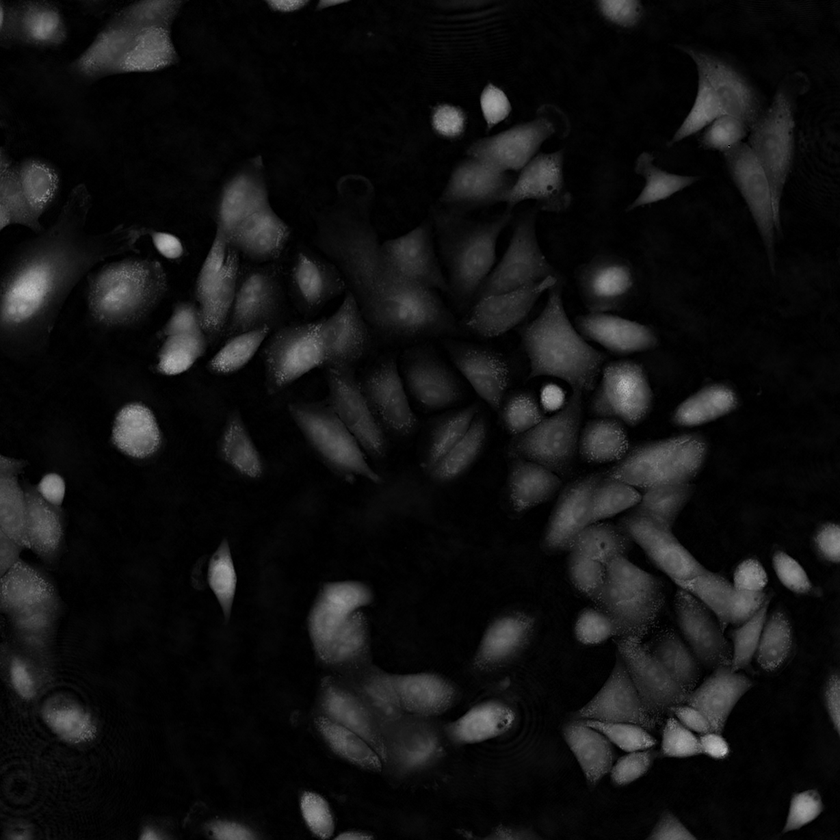
#> input picture pre-trained model/Test/E11_11-1.ome_8bit.tif, 840 x 840 px, shrunk from 1228 x 1228 before the run; its folder holds only this picture in this run
$ jupyter execute --allow-errors pre-trained_execution.ipynb
#> lines starting #> are read from the running program, lines starting #| are printed output that depends on the picture; after the words box and inside, x2 and y2 are one past the last pixel; in counts of white or black regions, pixels touching at a corner belong together
#> further down, a is the input picture: shape (840, 840, 3); min 0, max 196, mean 17.7
[cell 1]
import pandas as pd
import numpy as np
import cv2
import numpy as np
from matplotlib import pyplot as plt
from scipy import ndimage
from skimage import measure, color, io
# to read multiple images
import glob

[cell 2]
def img2layered(image):

    import pandas as pd
    import numpy as np
    import cv2
    import numpy as np
    from matplotlib import pyplot as plt
    from scipy import ndimage
    from skimage import measure, color, io
    # to read multiple images
    import glob

    #img = cv2.imread(image)

    #Extract only blue channel as DAPI / nuclear (blue) staining is the best
    #channel to perform cell count.
    cells=img[:,:,0]  #Blue channel. Image equivalent to grey image.

    pixels_to_um = 0.454 # 1 pixel = 454 nm (got this from the metadata of original image)

    #Threshold image to binary using OTSU. ALl thresholded pixels will be set to 255
    ret1, thresh = cv2.threshold(cells, 0, 255, cv2.THRESH_BINARY+cv2.THRESH_OTSU)
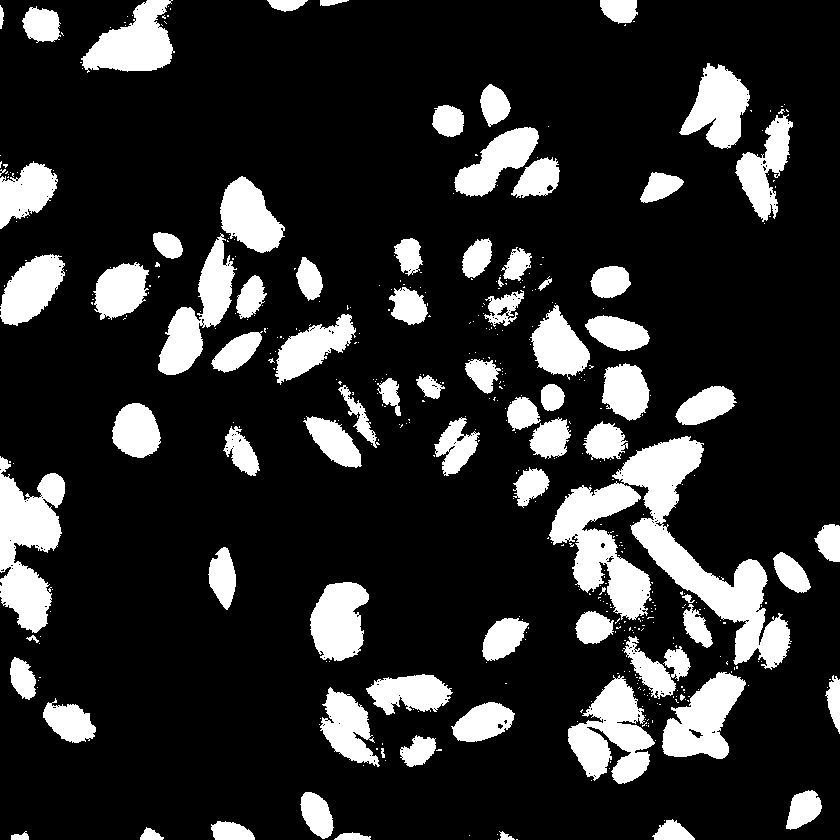
#> thresh: shape (840, 840); 17.7% white; 456 white regions (376 under 20 px), largest, box (x1, y1, x2, y2) and area: (549, 436, 792, 670) 17815, (0, 456, 65, 633) 6673, (568, 675, 655, 784) 5191
#> ret1 = 37


    # Morphological operations to remove small noise - opening
    #To remove holes we can use closing
    kernel = np.ones((3,3),np.uint8)
    opening = cv2.morphologyEx(thresh,cv2.MORPH_OPEN,kernel, iterations = 2)
#> opening: shape (840, 840); 16.7% white; 86 white regions, largest, box (x1, y1, x2, y2) and area: (632, 519, 790, 667) 7132, (0, 473, 65, 632) 6319, (550, 484, 639, 590) 4400

    from skimage.segmentation import clear_border
    opening = clear_border(opening) #Remove edge touching grains
#> opening: shape (840, 840); 14.3% white; 70 white regions, largest, box (x1, y1, x2, y2) and area: (632, 519, 790, 667) 7132, (550, 484, 639, 590) 4400, (568, 679, 653, 776) 4105
    #Check the total regions found before and after applying this.

    #Now we know that the regions at the center of cells is for sure cells
    #The region far away is background.
    #We need to extract sure regions. For that we can use erode.
    #But we have cells touching, so erode alone will not work.
    #To separate touching objects, the best approach would be distance transform and then thresholding.

    # let us start by identifying sure background area
    # dilating pixes a few times increases cell boundary to background.
    # This way whatever is remaining for sure will be background.
    #The area in between sure background and foreground is our ambiguous area.
    #Watershed should find this area for us.
    sure_bg = cv2.dilate(opening,kernel,iterations=5)
#> sure_bg: shape (840, 840); 24% white; 38 white regions, largest, box (x1, y1, x2, y2) and area: (545, 359, 815, 788) 51855, (153, 172, 288, 380) 14547, (502, 304, 654, 462) 10671

    #cv2.imshow('Sure Background', sure_bg)
    #cv2.waitKey(0)

    # Finding sure foreground area using distance transform and thresholding
    #intensities of the points inside the foreground regions are changed to
    #distance their respective distances from the closest 0 value (boundary).
    #https://www.tutorialspoint.com/opencv/opencv_distance_transformation.htm
    dist_transform = cv2.distanceTransform(opening,cv2.DIST_L2,5)


    #Let us threshold the dist transform by starting at 1/2 its max value.
    #print(dist_transform.max()) gives about 21.9
    ret2, sure_fg = cv2.threshold(dist_transform,0.25*dist_transform.max(),255,0)
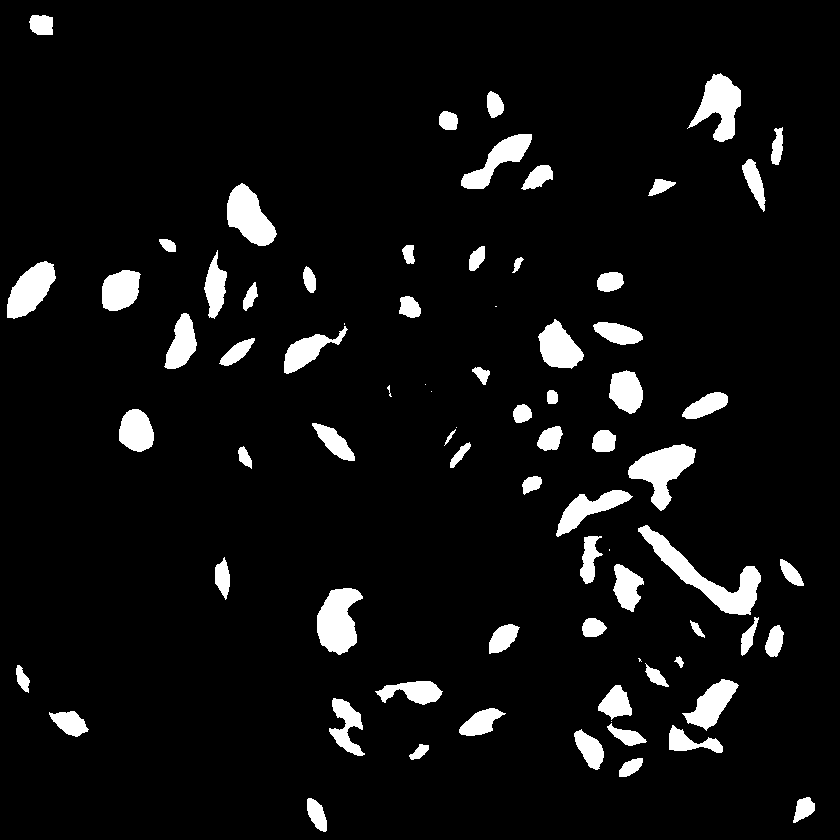
#> sure_fg: shape (840, 840) float32; 6.5% white; 77 white regions (8 under 20 px), largest, box (x1, y1, x2, y2) and area: (638, 525, 761, 615) 2849, (628, 444, 696, 511) 2129, (317, 588, 363, 655) 2077
#> ret2 = 6.19

    #Later you realize that 0.25* max value will not separate the cells well.
    #High value like 0.7 will not recognize some cells. 0.5 seems to be a good compromize

    # Unknown ambiguous region is nothing but bkground - foreground
    sure_fg = np.uint8(sure_fg)
    #cv2.imshow('Sure fg', sure_fg)
    #cv2.waitKey(0)
    unknown = cv2.subtract(sure_bg,sure_fg)
#> unknown: shape (840, 840); 17.5% white; 38 white regions, largest, box (x1, y1, x2, y2) and area: (545, 359, 815, 788) 36442, (153, 172, 288, 380) 9996, (502, 304, 654, 462) 7627

    #Now we create a marker and label the regions inside.
    # For sure regions, both foreground and background will be labeled with positive numbers.
    # Unknown regions will be labeled 0.
    #For markers let us use ConnectedComponents.
    ret3, markers = cv2.connectedComponents(sure_fg)
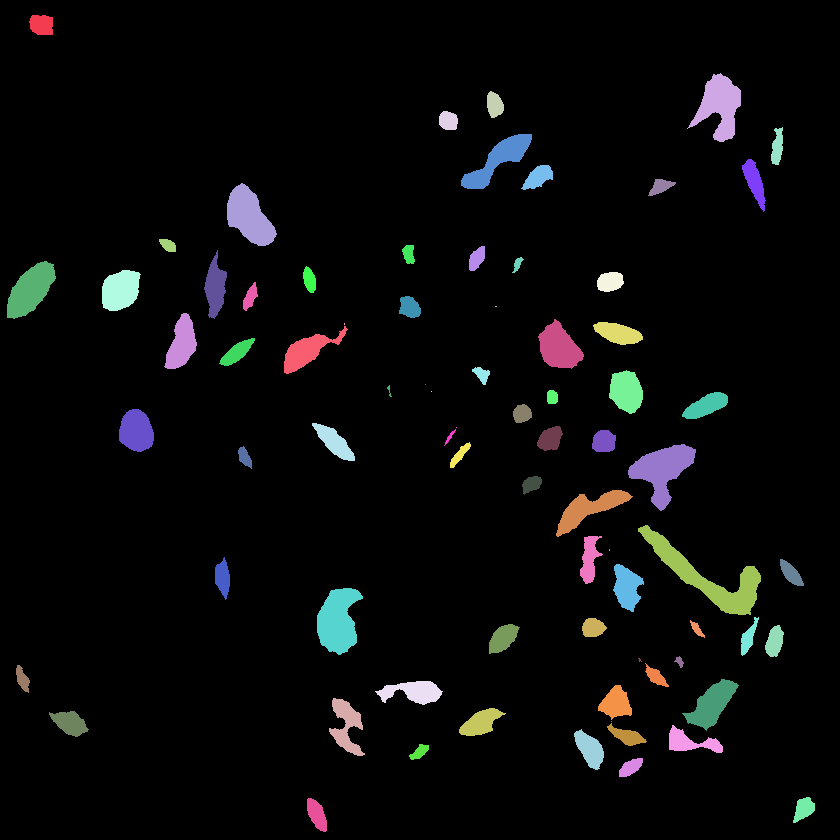
#> markers: shape (840, 840) int32; 78 distinct labels, from 0 to 77; one colour per label, 0 black
#> ret3 = 78

    #One problem rightnow is that the entire background pixels is given value 0.
    #This means watershed considers this region as unknown.
    #So let us add 10 to all labels so that sure background is not 0, but 10
    markers = markers+10
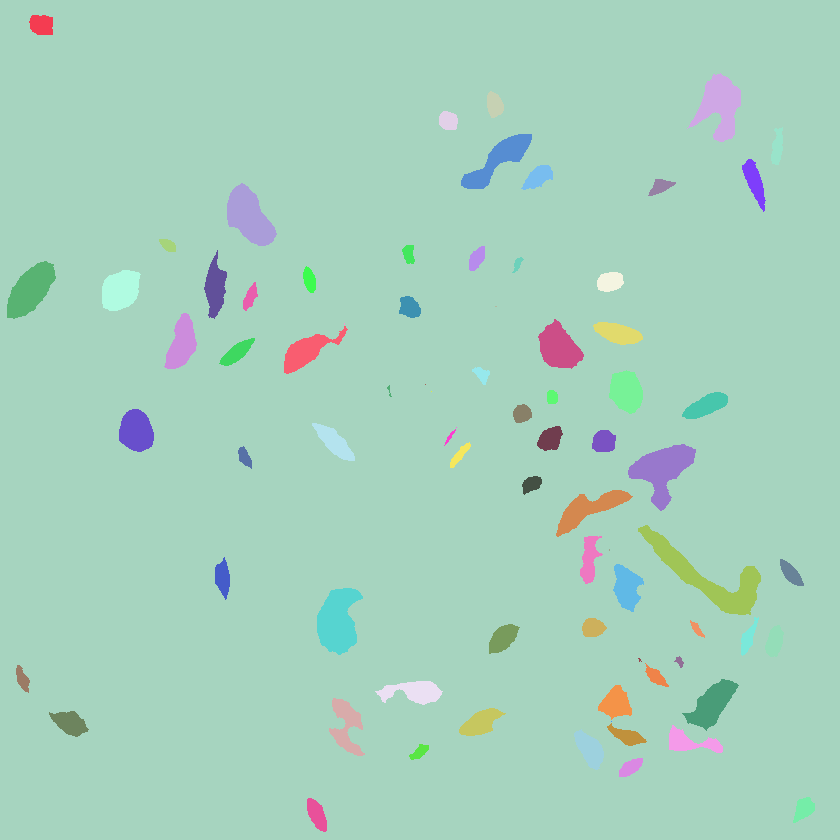
#> markers: shape (840, 840) int32; 78 distinct labels, from 10 to 87; one colour per label, 0 black

    # Now, mark the region of unknown with zero
    markers[unknown==255] = 0
    #plt.imshow(markers, cmap='jet')   #Look at the 3 distinct regions.

    #Now we are ready for watershed filling.
    markers = cv2.watershed(img,markers)
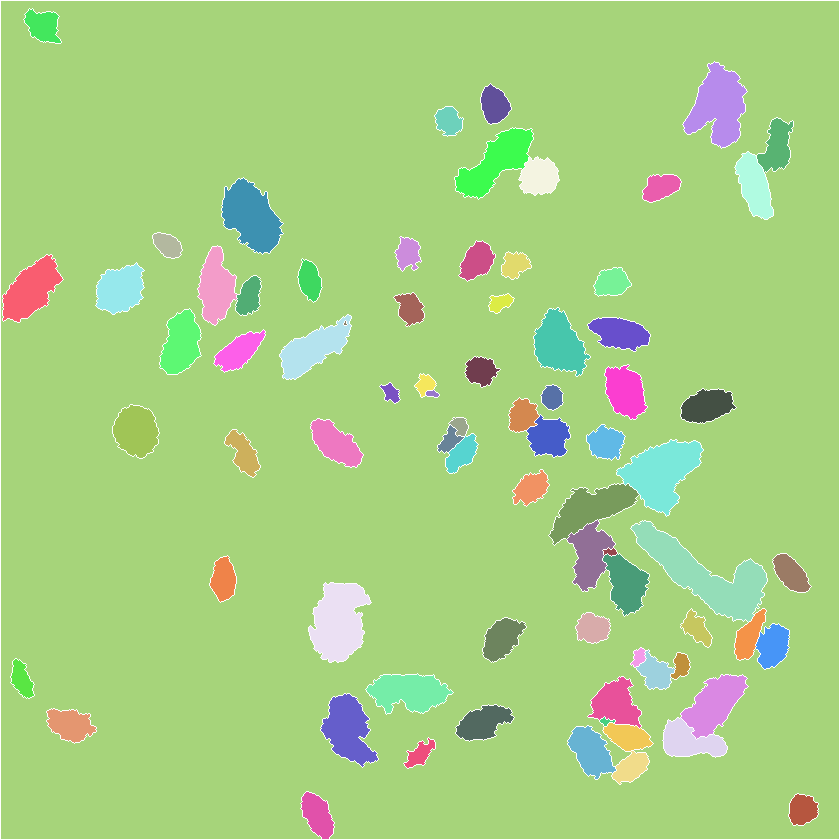
#> markers: shape (840, 840) int32; 79 distinct labels, from -1 to 87; one colour per label, 0 black, -1 white
    #The boundary region will be marked -1
    #https://docs.opencv.org/3.3.1/d7/d1b/group__imgproc__misc.html#ga3267243e4d3f95165d55a618c65ac6e1

    #Let us color boundaries.
    img[markers == -1] = [0,255,255]
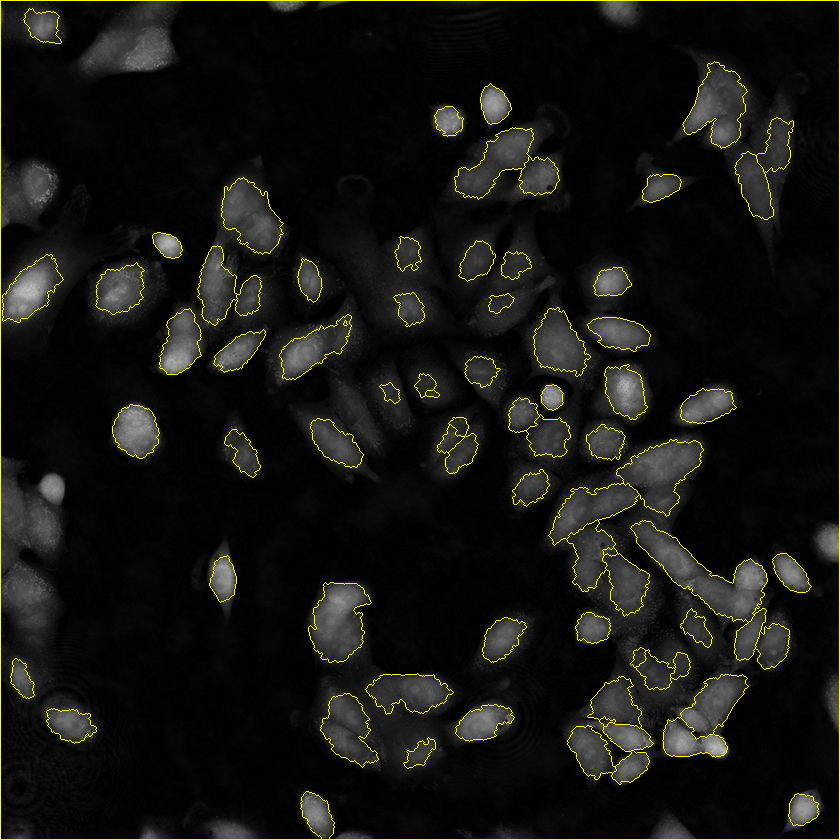
#> img: shape (840, 840, 3); 1.88% of pixels changed, all inside (x1, y1, x2, y2) = (0, 0, 840, 840)

    return img

[cell 3]
path = r"C:\Users\sotka\Desktop\exam_projects\Data_Engineer-candidate_assessment_CellVoyant\Test\*.*"
file_list = glob.glob(path) #Rerurns a list of file names
print(file_list)  #Prints the list containing file names

#Now let us load each file at a time...
my_list=[]  #Empty list to store images from the folder.
for file in glob.glob(path):   #Iterate through each file in the list using for
    #print(file)     #just stop here to see all file names printed
    a= cv2.imread(file)  #now, we can read each file since we have the full path
    my_list.append(a)  #Create a list of images (not just file names but full images)

#View images from the stored list
from matplotlib import pyplot as plt
#> (the rest of this cell did not finish here and is left out)

[cell 4]
# converting images to layered via a custom function
layered = []
for img in file_list:
    img = cv2.imread(img)
    img = img2layered(img)
    layered.append(img)

print(type(layered[0]))
#| <class 'numpy.ndarray'>
plt.imshow(layered[0])

[cell 5]
# short version of the image names
short_names = [name.split('\\')[-1] for name in file_list]
short_names = [name.split('.')[0] for name in short_names]
print(short_names)

[cell 6]
# save to file
import os.path

output_path = r'C:\Users\sotka\Desktop\exam_projects\Data_Engineer-candidate_assessment_CellVoyant\Test_Layered'

i = 0
for layer in layered:
    cv2.imwrite(os.path.join(output_path, short_names[i]+'_layered.tif'), layer)
    i += 1
#> this loop made 1 pass
#> i on pass 1: 1
#> after the loop, i = 1

$ run again, on pre-trained model/Test/E11_11-15.ome_8bit.tif
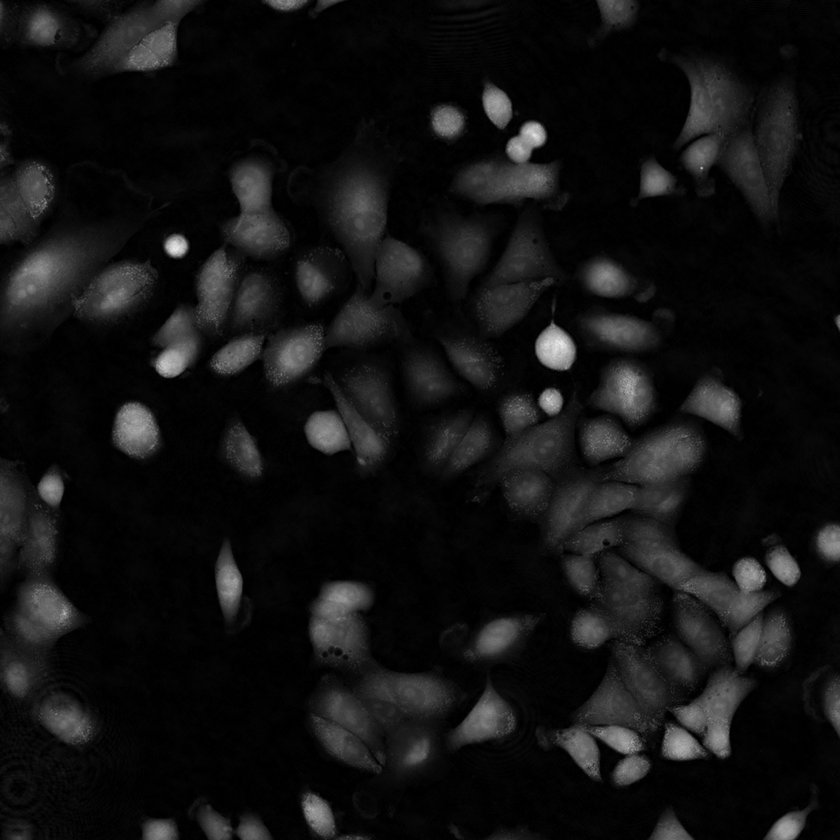
#> input picture pre-trained model/Test/E11_11-15.ome_8bit.tif, 840 x 840 px, shrunk from 1228 x 1228 before the run
#> a is the input picture: shape (840, 840, 3); min 0, max 234, mean 18.2
#> in img2layered, `ret1, thresh = cv2.threshold(cells, 0, 255, cv2.THRESH_BINARY+cv2.THRE..`:
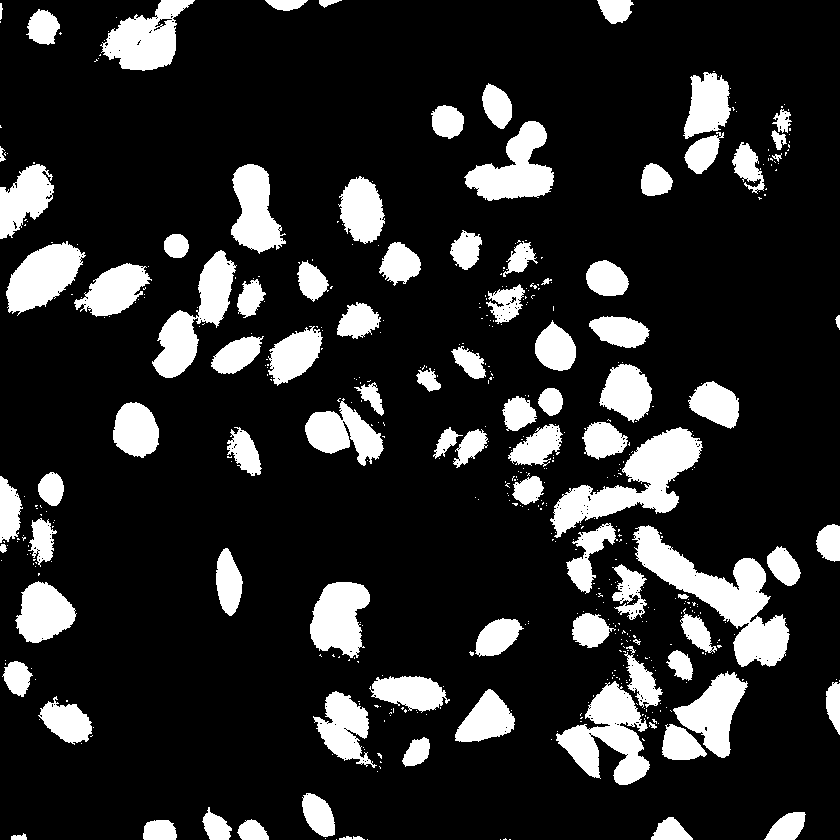
#> thresh: shape (840, 840); 16.9% white; 510 white regions (417 under 20 px), largest, box (x1, y1, x2, y2) and area: (632, 525, 790, 667) 7348, (550, 427, 703, 538) 6143, (556, 681, 650, 785) 4786
#> ret1 = 39
#> sure_bg: shape (840, 840); 24.1% white; 50 white regions, largest, box (x1, y1, x2, y2) and area: (608, 521, 805, 765) 20389, (549, 360, 704, 596) 16706, (552, 654, 666, 790) 9092
#> ret2 = 5.95
#> unknown: shape (840, 840); 17.7% white; 50 white regions, largest, box (x1, y1, x2, y2) and area: (608, 521, 805, 765) 14208, (549, 360, 704, 596) 11959, (552, 654, 666, 790) 7016
#> ret3 = 81
#> in img2layered, `img[markers == -1] = [0,255,255]`:
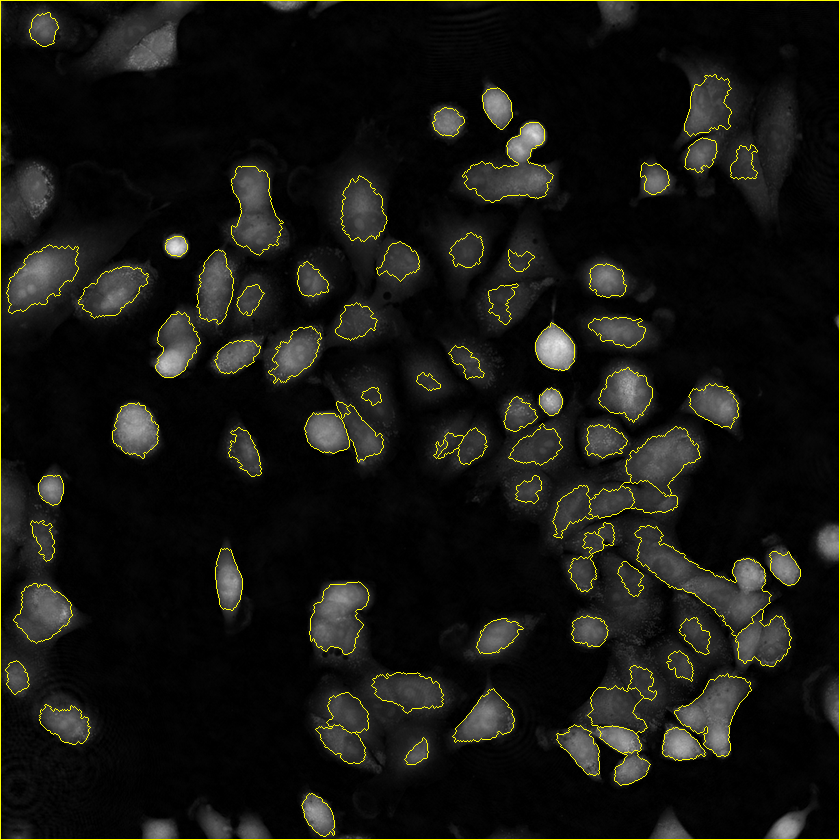
#> img: shape (840, 840, 3); 1.9% of pixels changed, all inside (x1, y1, x2, y2) = (0, 0, 840, 840)
#| <class 'numpy.ndarray'>
#> the loop `for layer in layered:` made 1 pass
#> i on pass 1: 1
#> after the loop `for layer in layered:`: i = 1
